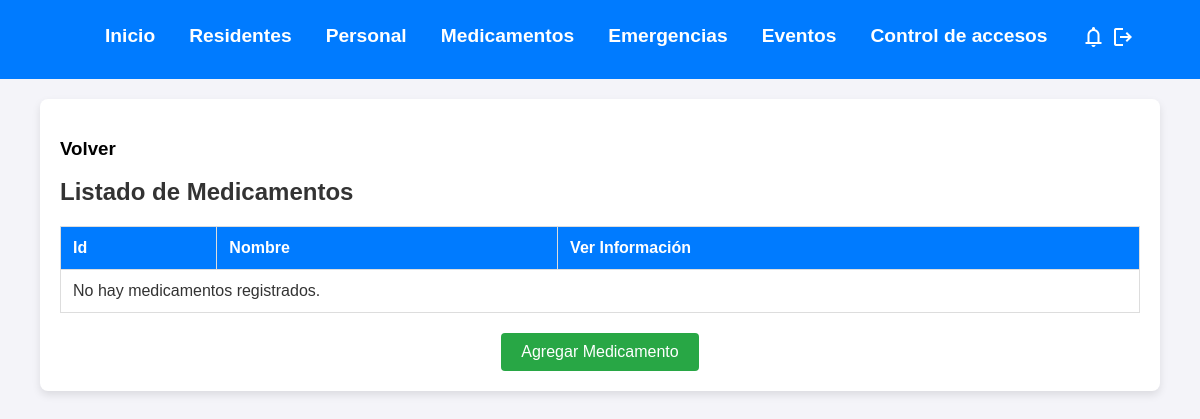
The page /dioxx/listMed/ (signed in) on the database as committed earlier.
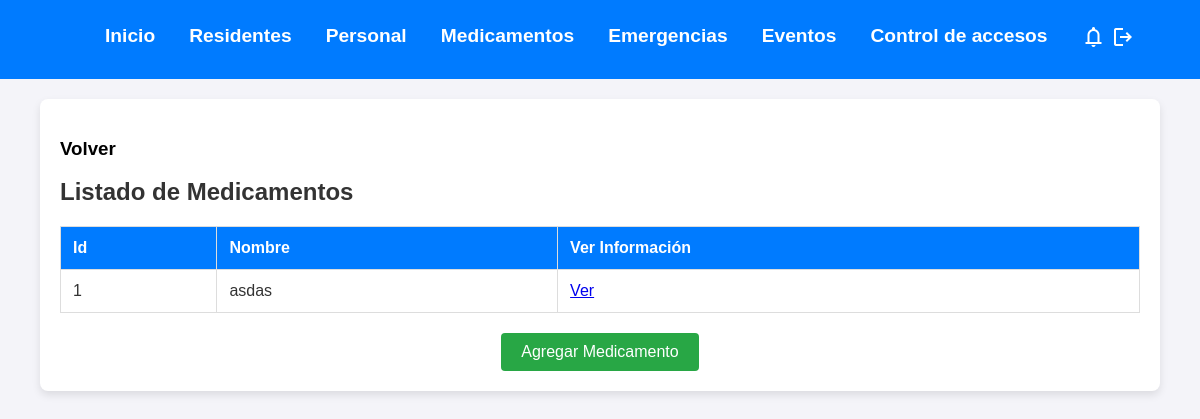
The same page on the database as committed later.
### dioxx/models.py (models this page shows, shortened)
class medicamento(models.Model):
    idMedicamento = models.AutoField(primary_key=True, db_column="idMedicamento")
    nombre = models.CharField(max_length=80)

### dioxx/views.py (the view)
# urls.py: path('listMed/', views.listMed, name='listMed'),
@login_required
def listMed(request):
    meds = medicamento.objects.all()
    context = {
        "medicamentos": meds
    }
    return render(request, "pages/medicamentos/list_med.html", context)

### dioxx/templates/pages/medicamentos/list_med.html (shortened to what this page needs)
<!DOCTYPE html>
<html lang="en">
  <head>
    {% load static %}
    <link rel="stylesheet" href="{% static './css/styleList.css' %}" />
  </head>
  <body>
    {% include "base/header.html" %}
    <main class="main-content">
      <h3 id="volver">
        <a href="{% url 'opcMed' %}">Volver</a>
      </h3>
      <h1 class="main-title">Listado de Medicamentos</h1>
      <section class="table-section">
        <div class="table-container">
          <table class="residents-table">
            <thead>
              <tr>
                <th>Id</th>
                <th>Nombre</th>
                <th>Ver Información</th>
              </tr>
            </thead>
            <tbody>
              {% for medicamento in medicamentos %}
              <tr>
                <td>{{ medicamento.idMedicamento }}</td>
                <td>{{ medicamento.nombre }}</td>
                <td>
                  <a href="{% url 'verMed' pk=medicamento.idMedicamento %}"
                    >Ver</a
                  >
                </td>
              </tr>
              {% empty %}
              <tr>
                <td colspan="3">No hay medicamentos registrados.</td>
              </tr>
              {% endfor %}
            </tbody>
          </table>
        </div>
      </section>
      <div class="add-button-container">
        <a href="{% url 'addMed' %}">
          <button class="add-button">
            Agregar Medicamento
          </button>
        </a>
      </div>
    </main>
  </body>
</html>

Rows that differ between the two databases and show on the page:
added medicamento: idMedicamento "1", nombre "asdas"
Other text that changed with them:
text no longer shown: "No hay medicamentos registrados."
